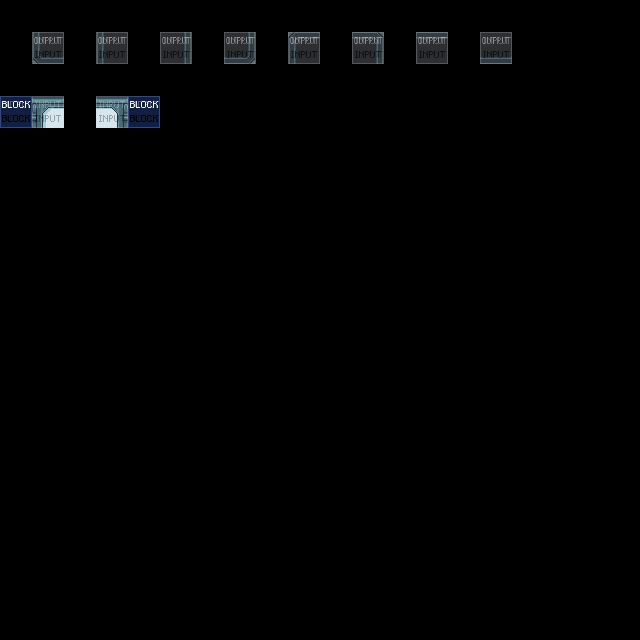

Rendered tile map (Tiled .tmx) drawn with the repository's tilesets; below, a short description and the full map source, tile grids included:
An orthogonal 20x20 tile map with 32x32 px tiles, 5 tile layers (output_collisions, input_floor, input_floor, regions_output, ...), 2 tilesets.

<map version="1.5" tiledversion="1.7.2" orientation="orthogonal" renderorder="right-down" width="20" height="20" tilewidth="32" tileheight="32" infinite="0" nextlayerid="9" nextobjectid="1">
 <tileset firstgid="1" source="../tilesets/mapUtilities.tsx" />
 <tileset firstgid="13" source="../tilesets/scifi_space_rpg_tiles_lpcized_mate_frama.tsx" />
 <layer id="1" name="output_collisions" width="20" height="20">
  <data encoding="csv">
0,0,0,0,0,0,0,0,0,0,0,0,0,0,0,0,0,0,0,0,
0,4,0,4,0,4,0,4,0,4,0,4,0,4,0,4,0,0,0,0,
0,0,0,0,0,0,0,0,0,0,0,0,0,0,0,0,0,0,0,0,
4,0,0,0,4,0,0,0,0,0,0,0,0,0,0,0,0,0,0,0,
0,0,0,0,0,0,0,0,0,0,0,0,0,0,0,0,0,0,0,0,
0,0,0,0,0,0,0,0,0,0,0,0,0,0,0,0,0,0,0,0,
0,0,0,0,0,0,0,0,0,0,0,0,0,0,0,0,0,0,0,0,
0,0,0,0,0,0,0,0,0,0,0,0,0,0,0,0,0,0,0,0,
0,0,0,0,0,0,0,0,0,0,0,0,0,0,0,0,0,0,0,0,
0,0,0,0,0,0,0,0,0,0,0,0,0,0,0,0,0,0,0,0,
0,0,0,0,0,0,0,0,0,0,0,0,0,0,0,0,0,0,0,0,
0,0,0,0,0,0,0,0,0,0,0,0,0,0,0,0,0,0,0,0,
0,0,0,0,0,0,0,0,0,0,0,0,0,0,0,0,0,0,0,0,
0,0,0,0,0,0,0,0,0,0,0,0,0,0,0,0,0,0,0,0,
0,0,0,0,0,0,0,0,0,0,0,0,0,0,0,0,0,0,0,0,
0,0,0,0,0,0,0,0,0,0,0,0,0,0,0,0,0,0,0,0,
0,0,0,0,0,0,0,0,0,0,0,0,0,0,0,0,0,0,0,0,
0,0,0,0,0,0,0,0,0,0,0,0,0,0,0,0,0,0,0,0,
0,0,0,0,0,0,0,0,0,0,0,0,0,0,0,0,0,0,0,0,
0,0,0,0,0,0,0,0,0,0,0,0,0,0,0,0,0,0,0,0
</data>
 </layer>
 <layer id="5" name="input_floor" width="20" height="20">
  <data encoding="csv">
0,0,0,0,0,0,0,0,0,0,0,0,0,0,0,0,0,0,0,0,
0,55,0,37,0,60,0,42,0,56,0,90,0,59,0,59,0,0,0,0,
0,0,0,0,0,0,0,0,0,0,0,0,0,0,0,0,0,0,0,0,
0,249,0,250,0,0,0,0,0,0,0,0,0,0,0,0,0,0,0,0,
0,0,0,0,0,0,0,0,0,0,0,0,0,0,0,0,0,0,0,0,
0,0,0,0,0,0,0,0,0,0,0,0,0,0,0,0,0,0,0,0,
0,0,0,0,0,0,0,0,0,0,0,0,0,0,0,0,0,0,0,0,
0,0,0,0,0,0,0,0,0,0,0,0,0,0,0,0,0,0,0,0,
0,0,0,0,0,0,0,0,0,0,0,0,0,0,0,0,0,0,0,0,
0,0,0,0,0,0,0,0,0,0,0,0,0,0,0,0,0,0,0,0,
0,0,0,0,0,0,0,0,0,0,0,0,0,0,0,0,0,0,0,0,
0,0,0,0,0,0,0,0,0,0,0,0,0,0,0,0,0,0,0,0,
0,0,0,0,0,0,0,0,0,0,0,0,0,0,0,0,0,0,0,0,
0,0,0,0,0,0,0,0,0,0,0,0,0,0,0,0,0,0,0,0,
0,0,0,0,0,0,0,0,0,0,0,0,0,0,0,0,0,0,0,0,
0,0,0,0,0,0,0,0,0,0,0,0,0,0,0,0,0,0,0,0,
0,0,0,0,0,0,0,0,0,0,0,0,0,0,0,0,0,0,0,0,
0,0,0,0,0,0,0,0,0,0,0,0,0,0,0,0,0,0,0,0,
0,0,0,0,0,0,0,0,0,0,0,0,0,0,0,0,0,0,0,0,
0,0,0,0,0,0,0,0,0,0,0,0,0,0,0,0,0,0,0,0
</data>
 </layer>
 <layer id="2" name="input_floor" width="20" height="20">
  <data encoding="csv">
0,0,0,0,0,0,0,0,0,0,0,0,0,0,0,0,0,0,0,0,
0,19,0,20,0,23,0,24,0,25,0,26,0,275,0,22,0,0,0,0,
0,0,0,0,0,0,0,0,0,0,0,0,0,0,0,0,0,0,0,0,
0,39,0,40,0,0,0,0,0,0,0,0,0,0,0,0,0,0,0,0,
0,0,0,0,0,0,0,0,0,0,0,0,0,0,0,0,0,0,0,0,
0,0,0,0,0,0,0,0,0,0,0,0,0,0,0,0,0,0,0,0,
0,0,0,0,0,0,0,0,0,0,0,0,0,0,0,0,0,0,0,0,
0,0,0,0,0,0,0,0,0,0,0,0,0,0,0,0,0,0,0,0,
0,0,0,0,0,0,0,0,0,0,0,0,0,0,0,0,0,0,0,0,
0,0,0,0,0,0,0,0,0,0,0,0,0,0,0,0,0,0,0,0,
0,0,0,0,0,0,0,0,0,0,0,0,0,0,0,0,0,0,0,0,
0,0,0,0,0,0,0,0,0,0,0,0,0,0,0,0,0,0,0,0,
0,0,0,0,0,0,0,0,0,0,0,0,0,0,0,0,0,0,0,0,
0,0,0,0,0,0,0,0,0,0,0,0,0,0,0,0,0,0,0,0,
0,0,0,0,0,0,0,0,0,0,0,0,0,0,0,0,0,0,0,0,
0,0,0,0,0,0,0,0,0,0,0,0,0,0,0,0,0,0,0,0,
0,0,0,0,0,0,0,0,0,0,0,0,0,0,0,0,0,0,0,0,
0,0,0,0,0,0,0,0,0,0,0,0,0,0,0,0,0,0,0,0,
0,0,0,0,0,0,0,0,0,0,0,0,0,0,0,0,0,0,0,0,
0,0,0,0,0,0,0,0,0,0,0,0,0,0,0,0,0,0,0,0
</data>
 </layer>
 <layer id="4" name="regions_output" width="20" height="20" opacity="0.3">
  <data encoding="csv">
0,0,0,0,0,0,0,0,0,0,0,0,0,0,0,0,0,0,0,0,
0,12,0,12,0,12,0,12,0,12,0,12,0,12,0,12,0,0,0,0,
0,0,0,0,0,0,0,0,0,0,0,0,0,0,0,0,0,0,0,0,
12,0,0,0,12,0,0,0,0,0,0,0,0,0,0,0,0,0,0,0,
0,0,0,0,0,0,0,0,0,0,0,0,0,0,0,0,0,0,0,0,
0,0,0,0,0,0,0,0,0,0,0,0,0,0,0,0,0,0,0,0,
0,0,0,0,0,0,0,0,0,0,0,0,0,0,0,0,0,0,0,0,
0,0,0,0,0,0,0,0,0,0,0,0,0,0,0,0,0,0,0,0,
0,0,0,0,0,0,0,0,0,0,0,0,0,0,0,0,0,0,0,0,
0,0,0,0,0,0,0,0,0,0,0,0,0,0,0,0,0,0,0,0,
0,0,0,0,0,0,0,0,0,0,0,0,0,0,0,0,0,0,0,0,
0,0,0,0,0,0,0,0,0,0,0,0,0,0,0,0,0,0,0,0,
0,0,0,0,0,0,0,0,0,0,0,0,0,0,0,0,0,0,0,0,
0,0,0,0,0,0,0,0,0,0,0,0,0,0,0,0,0,0,0,0,
0,0,0,0,0,0,0,0,0,0,0,0,0,0,0,0,0,0,0,0,
0,0,0,0,0,0,0,0,0,0,0,0,0,0,0,0,0,0,0,0,
0,0,0,0,0,0,0,0,0,0,0,0,0,0,0,0,0,0,0,0,
0,0,0,0,0,0,0,0,0,0,0,0,0,0,0,0,0,0,0,0,
0,0,0,0,0,0,0,0,0,0,0,0,0,0,0,0,0,0,0,0,
0,0,0,0,0,0,0,0,0,0,0,0,0,0,0,0,0,0,0,0
</data>
 </layer>
 <layer id="8" name="regions_input" width="20" height="20" opacity="0.3">
  <data encoding="csv">
0,0,0,0,0,0,0,0,0,0,0,0,0,0,0,0,0,0,0,0,
0,10,0,10,0,10,0,10,0,10,0,10,0,10,0,10,0,0,0,0,
0,0,0,0,0,0,0,0,0,0,0,0,0,0,0,0,0,0,0,0,
0,10,0,10,0,0,0,0,0,0,0,0,0,0,0,0,0,0,0,0,
0,0,0,0,0,0,0,0,0,0,0,0,0,0,0,0,0,0,0,0,
0,0,0,0,0,0,0,0,0,0,0,0,0,0,0,0,0,0,0,0,
0,0,0,0,0,0,0,0,0,0,0,0,0,0,0,0,0,0,0,0,
0,0,0,0,0,0,0,0,0,0,0,0,0,0,0,0,0,0,0,0,
0,0,0,0,0,0,0,0,0,0,0,0,0,0,0,0,0,0,0,0,
0,0,0,0,0,0,0,0,0,0,0,0,0,0,0,0,0,0,0,0,
0,0,0,0,0,0,0,0,0,0,0,0,0,0,0,0,0,0,0,0,
0,0,0,0,0,0,0,0,0,0,0,0,0,0,0,0,0,0,0,0,
0,0,0,0,0,0,0,0,0,0,0,0,0,0,0,0,0,0,0,0,
0,0,0,0,0,0,0,0,0,0,0,0,0,0,0,0,0,0,0,0,
0,0,0,0,0,0,0,0,0,0,0,0,0,0,0,0,0,0,0,0,
0,0,0,0,0,0,0,0,0,0,0,0,0,0,0,0,0,0,0,0,
0,0,0,0,0,0,0,0,0,0,0,0,0,0,0,0,0,0,0,0,
0,0,0,0,0,0,0,0,0,0,0,0,0,0,0,0,0,0,0,0,
0,0,0,0,0,0,0,0,0,0,0,0,0,0,0,0,0,0,0,0,
0,0,0,0,0,0,0,0,0,0,0,0,0,0,0,0,0,0,0,0
</data>
 </layer>
</map>
